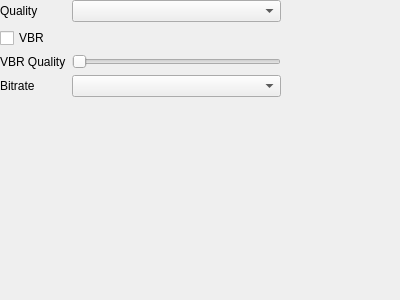
<?xml version="1.0" encoding="UTF-8"?>
<ui version="4.0">
 <class>Mp3SettingsPage</class>
 <widget class="QWizardPage" name="Mp3SettingsPage">
  <property name="geometry">
   <rect>
    <x>0</x>
    <y>0</y>
    <width>400</width>
    <height>300</height>
   </rect>
  </property>
  <property name="windowTitle">
   <string>WizardPage</string>
  </property>
  <widget class="QWidget" name="">
   <property name="geometry">
    <rect>
     <x>0</x>
     <y>0</y>
     <width>281</width>
     <height>125</height>
    </rect>
   </property>
   <layout class="QFormLayout" name="formLayout">
    <item row="0" column="0">
     <widget class="QLabel" name="label">
      <property name="text">
       <string>Quality</string>
      </property>
     </widget>
    </item>
    <item row="0" column="1">
     <widget class="QComboBox" name="comboBox"/>
    </item>
    <item row="1" column="0">
     <widget class="QCheckBox" name="checkBox">
      <property name="text">
       <string>VBR</string>
      </property>
     </widget>
    </item>
    <item row="2" column="0">
     <widget class="QLabel" name="label_3">
      <property name="text">
       <string>VBR Quality</string>
      </property>
     </widget>
    </item>
    <item row="2" column="1">
     <widget class="QSlider" name="horizontalSlider">
      <property name="orientation">
       <enum>Qt::Horizontal</enum>
      </property>
     </widget>
    </item>
    <item row="3" column="0">
     <widget class="QLabel" name="label_2">
      <property name="text">
       <string>Bitrate</string>
      </property>
     </widget>
    </item>
    <item row="3" column="1">
     <widget class="QComboBox" name="comboBox_2"/>
    </item>
   </layout>
  </widget>
 </widget>
 <resources/>
 <connections/>
</ui>
